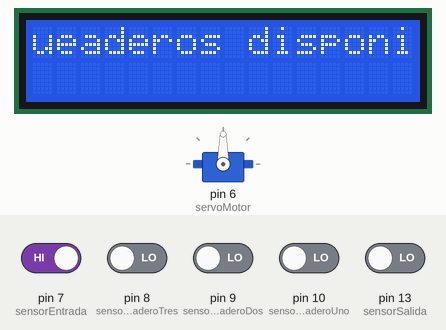
A sketch run on a simulated Arduino Uno, built with avr-gcc and run on an emulated ATmega328P. On the bench: 16×2 character LCD, servo. The inputs (shaded band) are chosen by the test bench; at power-on: pin 7 (sensorEntrada) HIGH, pin 8 (sensorParqueaderoTres), pin 9 (sensorParqueaderoDos), pin 10 (sensorParqueaderoUno), pin 13 (sensorSalida) LOW. What the sketch prints to the serial monitor is not drawn.

Above: at 1.2 s.
1.3 s: pin 8 (sensorParqueaderoTres) driven HIGH
At 4.2 s:
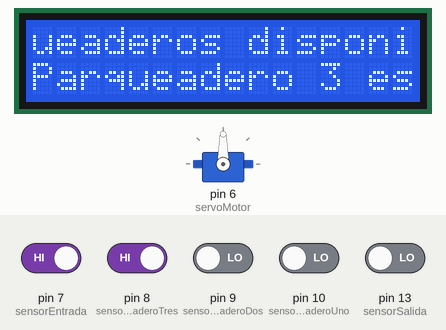
5.1 s: pin 9 (sensorParqueaderoDos) driven HIGH
At 8.4 s:
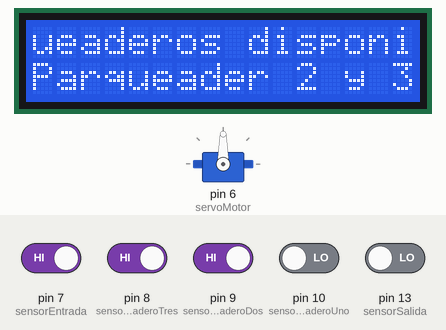
8.7 s: pin 10 (sensorParqueaderoUno) driven HIGH
At 13.0 s:
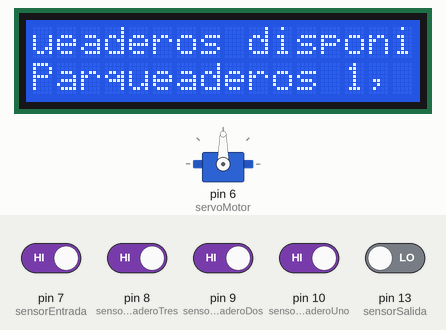
13.6 s: pin 8 (sensorParqueaderoTres) driven LOW
At 17.2 s:
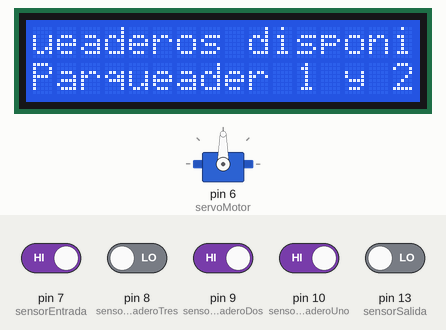
18.4 s: pin 9 (sensorParqueaderoDos) driven LOW
At 22.6 s:
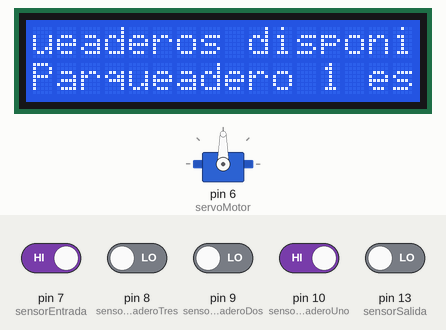
23.2 s: pin 10 (sensorParqueaderoUno) driven LOW
At 25.8 s:
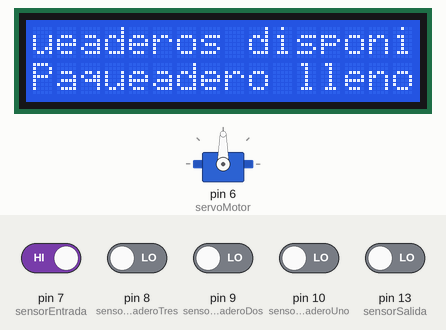
Timing chart, 0 to 27.3 s (numbered marks = the images above; inputs shaded):
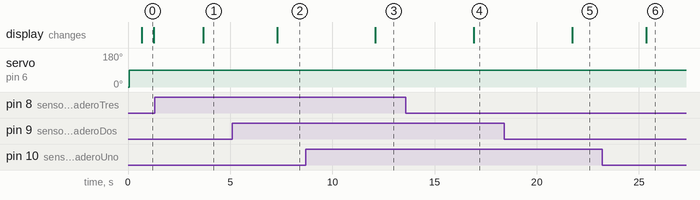

The sketch:

parquedero_con_pantalla_lcd.ino
```cpp
#include <Servo.h>

#include <LiquidCrystal.h>
LiquidCrystal lcd(12, 11, 5, 4, 3, 2);

#define t1 10
#define t2 9
#define t3 8

#define t4 7
#define t5 13

#define sensorParqueaderoTres 8
#define sensorParqueaderoDos 9
#define sensorParqueaderoUno 10

#define sensorEntrada 7
#define sensorSalida 13

Servo servoMotor;

int distanceThreshold = 100;
int sensorEntradaDigital = HIGH;
int sensorSalidaDigital = HIGH;
int sensorParqueaderoUnoDigital = HIGH;
int sensorParqueaderoDosDigital = HIGH;
int sensorParqueaderoTresDigital = HIGH;

int parqueaderosDisponibles = 3;
int estadoPuerta=0;


void setup()
{
  lcd.begin(16,2);
  lcd.setCursor(0,0);
  Serial.begin (9600);
  servoMotor.attach(6);
  servoMotor.write(0);
}

long distanciaSensores(int triggerPin, int echoPin)
{
  pinMode(triggerPin, OUTPUT);
  digitalWrite(triggerPin, LOW);
  delayMicroseconds(2);
  digitalWrite(triggerPin, HIGH);
  delayMicroseconds(10);
  digitalWrite(triggerPin, LOW);
  pinMode(echoPin, INPUT);
  return pulseIn(echoPin, HIGH);
}

void loop()
{
  sensorEntradaDigital = digitalRead(sensorEntrada);
  sensorSalidaDigital = digitalRead(sensorSalida);
  sensorParqueaderoUnoDigital = digitalRead(sensorParqueaderoUno);
  sensorParqueaderoDosDigital = digitalRead(sensorParqueaderoDos);
  sensorParqueaderoTresDigital = digitalRead(sensorParqueaderoTres);
//0 Puerta esta cerrada
//-1 Puerta esta abierta para entrar
//1 Puerta esta abeirta para salir
//-2  La puerta se cierra después de que el vehículo pasó la puerta de la barrera (Luego de entrar)
//2 La puerta se cierra después de que el vehículo pasó la puerta de la barrera (Luego de salir)

if(estadoPuerta==0){
  Serial.println("Puerta Cerrada");

  if(sensorEntradaDigital==LOW && sensorSalidaDigital == HIGH && parqueaderosDisponibles>0){
    parqueaderosDisponibles-=1;
    estadoPuerta=-1;
    servoMotor.write(90);

  }


  if(sensorEntradaDigital == HIGH && sensorSalidaDigital == LOW ){
    parqueaderosDisponibles+=1;
    estadoPuerta=1;
    servoMotor.write(90);

  }
  delay(600);


}

else if (estadoPuerta == -1)
{
  Serial.println("Puerta Abierta para entrada");

  if (sensorEntradaDigital==HIGH && sensorSalidaDigital==LOW)
  {
     estadoPuerta = -2;
     servoMotor.write(0);
  }
  delay(600);
}
 else if (estadoPuerta == 1)
{
  Serial.println("Puerta Abierta para salir");

    if (sensorSalidaDigital==HIGH && sensorEntradaDigital==LOW)
  {
     estadoPuerta = 2;
     servoMotor.write(0);
  }
  delay(600);
}
 else if (estadoPuerta == -2)
{
  Serial.println("La puerta se cierra después de que el vehículo pasó la puerta de la barrera (Luego de entrar)");

    if (sensorSalidaDigital==HIGH)
  {
     estadoPuerta = 0;
  }
  delay(600);
}
else if (estadoPuerta == 2)
{
  Serial.println("La puerta se cierra después de que el vehículo pasó la puerta de la barrera (Luego de salir)");

    if (sensorEntradaDigital==HIGH)
  {
     estadoPuerta = 0;

  }
  delay(600);

}


lcd.setCursor(0,0);
if (parqueaderosDisponibles == 0)
{
  lcd.print("Parqueadero lleno  ");
  delay(600);
}
else
{
  lcd.print("Parqueaderos disponibles "+ parqueaderosDisponibles);
delay(600);
}


if (sensorParqueaderoUnoDigital==HIGH & sensorParqueaderoDosDigital==HIGH & sensorParqueaderoTresDigital==HIGH)
{
  lcd.setCursor(0,1);
  lcd.print("Parqueaderos 1, 2 y 3 estan disponibles");
  delay(600);

}


else if((sensorParqueaderoUnoDigital==HIGH & sensorParqueaderoDosDigital==HIGH)|(sensorParqueaderoDosDigital==HIGH & sensorParqueaderoTresDigital==HIGH)|(sensorParqueaderoTresDigital==HIGH & sensorParqueaderoUnoDigital==HIGH))
  {
    lcd.setCursor(0,1);
    if(sensorParqueaderoUnoDigital==HIGH & sensorParqueaderoDosDigital==HIGH)
    lcd.print("Parqueader 1 y 2 estan disponibles");
    else if(sensorParqueaderoUnoDigital==HIGH & sensorParqueaderoTresDigital==HIGH)
    lcd.print("Parqueader 1 y 3 estan disponibles");
    else
    lcd.print("Parqueader 2 y 3 estan disponibles");
    delay(600);
  }
else if(sensorParqueaderoUnoDigital==LOW & sensorParqueaderoDosDigital==LOW & sensorParqueaderoTresDigital==LOW)
  {
    lcd.setCursor(0,1);
    lcd.print("Paqueadero lleno  ");
    delay(600);
  }
else if((sensorParqueaderoUnoDigital==LOW & sensorParqueaderoDosDigital==LOW)|(sensorParqueaderoDosDigital==LOW & sensorParqueaderoTresDigital==LOW)|(sensorParqueaderoTresDigital==LOW & sensorParqueaderoUnoDigital==LOW))
  {
      lcd.setCursor(0,1);
    if(sensorParqueaderoUnoDigital==HIGH)
      lcd.print("Parqueadero 1 esta disponible ");
  else if (sensorParqueaderoDosDigital==HIGH)
       lcd.print("Parqueadero 2 esta disponible ");
    else
       lcd.print("Parqueadero 3 esta disponible ");
  }


  delay(600);

  Serial.println(servoMotor.read());


}
```

Measured:
- after the input at 1.3 s, the display: changes after 2.4 s (image 1)
- after the input at 5.1 s, the display: changes after 2.2 s (image 2)
- after the input at 8.7 s, the display: changes after 3.4 s (image 3)
- after the input at 13.6 s, the display: changes after 3.3 s (image 4)
- after the input at 18.4 s, the display: changes after 3.3 s (image 5)
- after the input at 23.2 s, the display: changes after 2.2 s (image 6)
- what the display in image 0 shows lasts 0.6 s, from 0.7 s to 1.3 s
